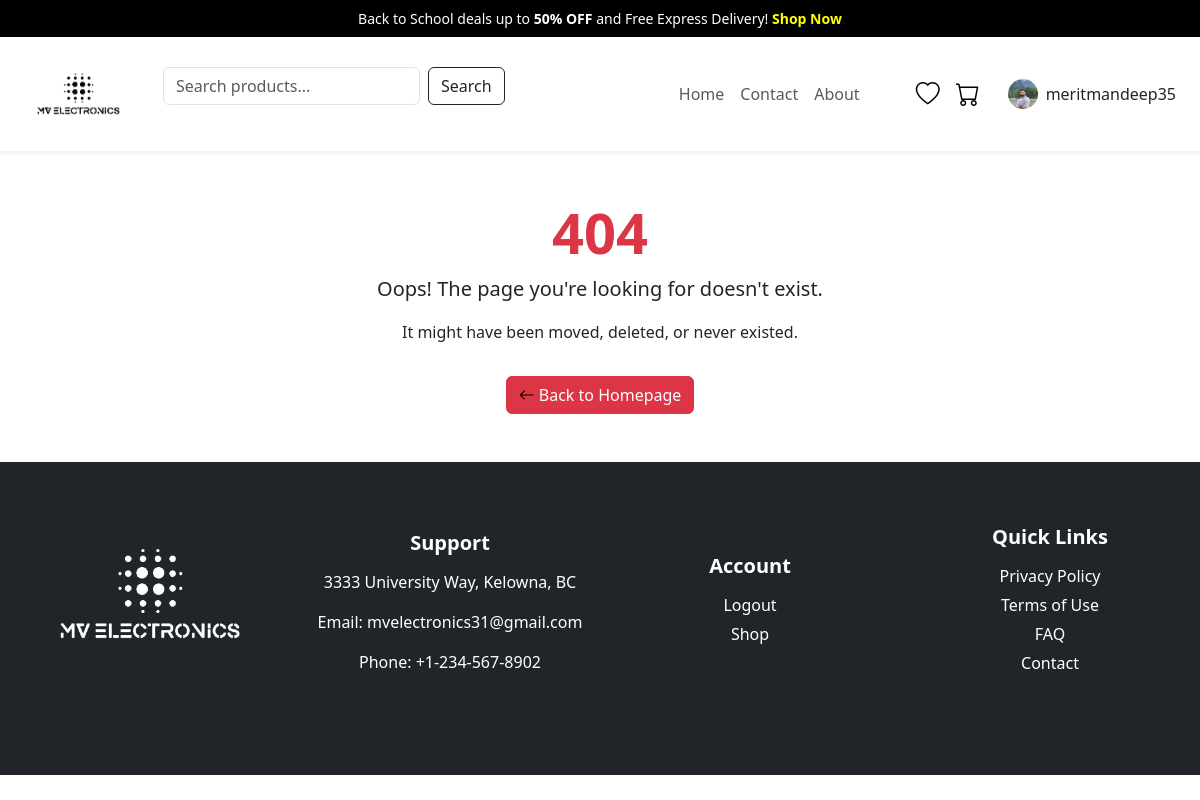
The page /project360/404.php (signed in) on the database its author committed.
### tables this page shows
CREATE TABLE `users` (
  `user_id` int(11) NOT NULL,
  `user_name` varchar(50) DEFAULT NULL,
  `email` varchar(50) NOT NULL,
  `password` varchar(255) NOT NULL,
  `profile_image` varchar(255) DEFAULT NULL,
  `first_name` varchar(255) NOT NULL,
  `last_name` varchar(255) NOT NULL,
  `status` enum('active','inactive') DEFAULT NULL
);

### project360/loginheader.php (the view, shortened to what this page needs)
<?php
require_once 'db_connection.php';
$userName = 'User';
$profileImage = '';
if (isset($_SESSION['user_id'])) {
    $userId = $_SESSION['user_id'];
    $sql = "SELECT user_name, profile_image FROM users WHERE user_id = ?";
    $stmt = $conn->prepare($sql);
    $stmt->bind_param("i", $userId);
    $stmt->execute();
    $result = $stmt->get_result();
    if ($row = $result->fetch_assoc()) {
        $userName = $row['user_name'];
        $profileImage = $row['profile_image'];
    }
}
?>
<header>
    <div class="top-banner text-center py-2">
        Back to School deals up to <strong>50% OFF</strong> and Free Express Delivery!
        <a href="home.php" class="shop-now">Shop Now</a>
    </div>
    <nav class="navbar navbar-expand-lg bg-white shadow-sm">
        <div class="container-fluid">
            <a class="navbar-brand fw-bold" href="home.php">
                <img src="images/logo1.png" alt="MV Electronics" width="135">
            </a>
            <form class="d-flex mx-auto" role="search" method="GET" action="search.php">
                <input class="form-control me-2" type="search" name="query" placeholder="Search products..." aria-label="Search">
                <button class="btn btn-outline-dark" type="submit">Search</button>
            </form>
            <div class="collapse navbar-collapse text-center" id="navbarNav">
                <ul class="navbar-nav ms-auto me-5">
                    <li class="nav-item"><a class="nav-link" href="home.php">Home</a></li>
                    <li class="nav-item"><a class="nav-link" href="contact.php">Contact</a></li>
                    <li class="nav-item"><a class="nav-link" href="about.php">About</a></li>
                </ul>
            </div>
            <div class="d-none d-lg-flex align-items-center">
                <a href="wishlist.php" class="me-3 position-relative">
                    <i class="bi bi-heart fs-4"></i>
                </a>
                <a href="cart.php" class="me-3 position-relative">
                    <i class="bi bi-cart fs-4"></i>
                </a>
                <div class="dropdown">
                    <button class="btn border-0 d-flex align-items-center"
                            id="profileDropdown"
                            data-bs-toggle="dropdown"
                            aria-expanded="false">
                        <?php if (!empty($profileImage)): ?>
                            <img
                                src="<?php echo htmlspecialchars($profileImage); ?>"
                                alt="Profile"
                                class="rounded-circle me-2"
                                style="width: 30px; height: 30px; object-fit: cover;"
                            >
                        <?php else: ?>
                            <i class="bi bi-person fs-4 me-2"></i>
                        <?php endif; ?>
                        <span><?php echo htmlspecialchars($userName); ?></span>
                    </button>
                </div>
            </div>
        </div>
    </nav>
</header>

### project360/header.css (style rules this page uses)
.top-banner { background: black; color: white; font-size: 14px; }
.shop-now { color: yellow; font-weight: bold; text-decoration: none; }
.navbar { padding: 15px; }
.bi { color: black; text-decoration: none; }

### project360/login.css (style rules this page uses)
html, body { overflow-x: hidden; }
.top-banner { background: black; color: white; font-size: 14px; }
.shop-now { color: yellow; font-weight: bold; text-decoration: none; }
.navbar { padding: 15px; }

### project360/home.css (style rules this page uses)
body { background-color: #f9f9f9; font-family: Arial, sans-serif; }
.bi { color: #c0392b; }
html, body { height: 100%; }
ul a { text-decoration: none; }

### rows shown on the page
users: profile_image (picture), user_name "meritmandeep35"
